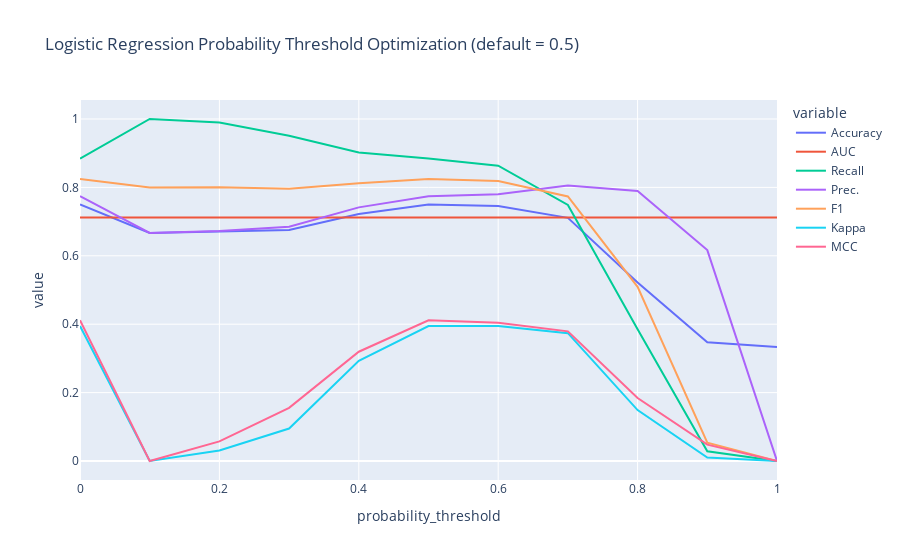

Notebook source saved alongside this figure:
### Code cell
optimize_threshold = optimize_threshold(tuned_lr)

### Figure 1 — Plotly figure (JSON) as saved in the notebook; plotly's stock layout.template omitted (floating-point values rounded to 4 significant figures)
{"data": [{"hovertemplate": "variable=Accuracy<br>probability_threshold=%{x}<br>value=%{y}<extra></extra>", "legendgroup": "Accuracy", "line": {"color": "#636efa", "dash": "solid"}, "marker": {"symbol": "circle"}, "mode": "lines", "name": "Accuracy", "orientation": "v", "showlegend": true, "type": "scatter", "x": [0, 0.1, 0.2, 0.3, 0.4, 0.5, 0.6, 0.7, 0.8, 0.9, 1], "xaxis": "x", "y": [0.7503, 0.6667, 0.6713, 0.6758, 0.7225, 0.7503, 0.7457, 0.7109, 0.5221, 0.3473, 0.3333], "yaxis": "y"}, {"hovertemplate": "variable=AUC<br>probability_threshold=%{x}<br>value=%{y}<extra></extra>", "legendgroup": "AUC", "line": {"color": "#EF553B", "dash": "solid"}, "marker": {"symbol": "circle"}, "mode": "lines", "name": "AUC", "orientation": "v", "showlegend": true, "type": "scatter", "x": [0, 0.1, 0.2, 0.3, 0.4, 0.5, 0.6, 0.7, 0.8, 0.9, 1], "xaxis": "x", "y": [0.7123, 0.7123, 0.7123, 0.7123, 0.7123, 0.7123, 0.7123, 0.7123, 0.7123, 0.7123, 0.7123], "yaxis": "y"}, {"hovertemplate": "variable=Recall<br>probability_threshold=%{x}<br>value=%{y}<extra></extra>", "legendgroup": "Recall", "line": {"color": "#00cc96", "dash": "solid"}, "marker": {"symbol": "circle"}, "mode": "lines", "name": "Recall", "orientation": "v", "showlegend": true, "type": "scatter", "x": [0, 0.1, 0.2, 0.3, 0.4, 0.5, 0.6, 0.7, 0.8, 0.9, 1], "xaxis": "x", "y": [0.8844, 1, 0.9895, 0.9509, 0.902, 0.8844, 0.8635, 0.7488, 0.3852, 0.0282, 0], "yaxis": "y"}, {"hovertemplate": "variable=Prec.<br>probability_threshold=%{x}<br>value=%{y}<extra></extra>", "legendgroup": "Prec.", "line": {"color": "#ab63fa", "dash": "solid"}, "marker": {"symbol": "circle"}, "mode": "lines", "name": "Prec.", "orientation": "v", "showlegend": true, "type": "scatter", "x": [0, 0.1, 0.2, 0.3, 0.4, 0.5, 0.6, 0.7, 0.8, 0.9, 1], "xaxis": "x", "y": [0.7742, 0.6667, 0.6723, 0.6849, 0.7416, 0.7742, 0.7801, 0.8052, 0.7892, 0.6167, 0], "yaxis": "y"}, {"hovertemplate": "variable=F1<br>probability_threshold=%{x}<br>value=%{y}<extra></extra>", "legendgroup": "F1", "line": {"color": "#FFA15A", "dash": "solid"}, "marker": {"symbol": "circle"}, "mode": "lines", "name": "F1", "orientation": "v", "showlegend": true, "type": "scatter", "x": [0, 0.1, 0.2, 0.3, 0.4, 0.5, 0.6, 0.7, 0.8, 0.9, 1], "xaxis": "x", "y": [0.8246, 0.8, 0.8005, 0.7959, 0.8123, 0.8246, 0.8187, 0.7734, 0.5091, 0.0534, 0], "yaxis": "y"}, {"hovertemplate": "variable=Kappa<br>probability_threshold=%{x}<br>value=%{y}<extra></extra>", "legendgroup": "Kappa", "line": {"color": "#19d3f3", "dash": "solid"}, "marker": {"symbol": "circle"}, "mode": "lines", "name": "Kappa", "orientation": "v", "showlegend": true, "type": "scatter", "x": [0, 0.1, 0.2, 0.3, 0.4, 0.5, 0.6, 0.7, 0.8, 0.9, 1], "xaxis": "x", "y": [0.3946, 0, 0.031, 0.095, 0.293, 0.3946, 0.3944, 0.3738, 0.1489, 0.0099, 0], "yaxis": "y"}, {"hovertemplate": "variable=MCC<br>probability_threshold=%{x}<br>value=%{y}<extra></extra>", "legendgroup": "MCC", "line": {"color": "#FF6692", "dash": "solid"}, "marker": {"symbol": "circle"}, "mode": "lines", "name": "MCC", "orientation": "v", "showlegend": true, "type": "scatter", "x": [0, 0.1, 0.2, 0.3, 0.4, 0.5, 0.6, 0.7, 0.8, 0.9, 1], "xaxis": "x", "y": [0.4114, 0, 0.0575, 0.1554, 0.3195, 0.4114, 0.4042, 0.379, 0.184, 0.0477, 0], "yaxis": "y"}], "layout": {"legend": {"title": {"text": "variable"}, "tracegroupgap": 0}, "title": {"text": "Logistic Regression Probability Threshold Optimization (default = 0.5)"}, "xaxis": {"anchor": "y", "domain": [0, 1], "title": {"text": "probability_threshold"}}, "yaxis": {"anchor": "x", "domain": [0, 1], "title": {"text": "value"}}}}
